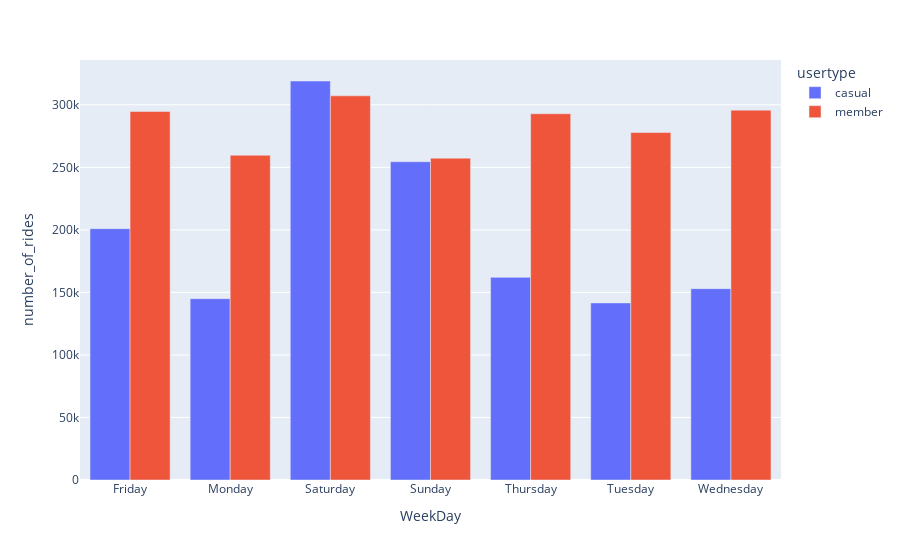

The code cell stored with this chart in its notebook:
### Code cell
rides_by_type_weekday = all_trips_v2.groupby(['usertype', 'WeekDay']).agg(number_of_rides=('bike_id', 'count')).reset_index().sort_values(['usertype', 'WeekDay'], ascending=[True, True])

fig = px.bar(rides_by_type_weekday, x='WeekDay', y='number_of_rides', color='usertype', barmode='group')
fig.show()

### Figure 1 — Plotly figure (JSON) as saved in the notebook; plotly's stock layout.template omitted (floating-point values rounded to 4 significant figures)
{"data": [{"alignmentgroup": "True", "hovertemplate": "usertype=casual<br>WeekDay=%{x}<br>number_of_rides=%{y}<extra></extra>", "legendgroup": "casual", "marker": {"color": "#636efa", "pattern": {"shape": ""}}, "name": "casual", "offsetgroup": "casual", "orientation": "v", "showlegend": true, "textposition": "auto", "type": "bar", "x": ["Friday", "Monday", "Saturday", "Sunday", "Thursday", "Tuesday", "Wednesday"], "xaxis": "x", "y": [200988, 145000, 319046, 254498, 162029, 141608, 152991], "yaxis": "y"}, {"alignmentgroup": "True", "hovertemplate": "usertype=member<br>WeekDay=%{x}<br>number_of_rides=%{y}<extra></extra>", "legendgroup": "member", "marker": {"color": "#EF553B", "pattern": {"shape": ""}}, "name": "member", "offsetgroup": "member", "orientation": "v", "showlegend": true, "textposition": "auto", "type": "bar", "x": ["Friday", "Monday", "Saturday", "Sunday", "Thursday", "Tuesday", "Wednesday"], "xaxis": "x", "y": [294641, 259702, 307187, 257363, 292848, 277834, 295719], "yaxis": "y"}], "layout": {"barmode": "group", "legend": {"title": {"text": "usertype"}, "tracegroupgap": 0}, "margin": {"t": 60}, "xaxis": {"anchor": "y", "domain": [0, 1], "title": {"text": "WeekDay"}}, "yaxis": {"anchor": "x", "domain": [0, 1], "title": {"text": "number_of_rides"}}}}
